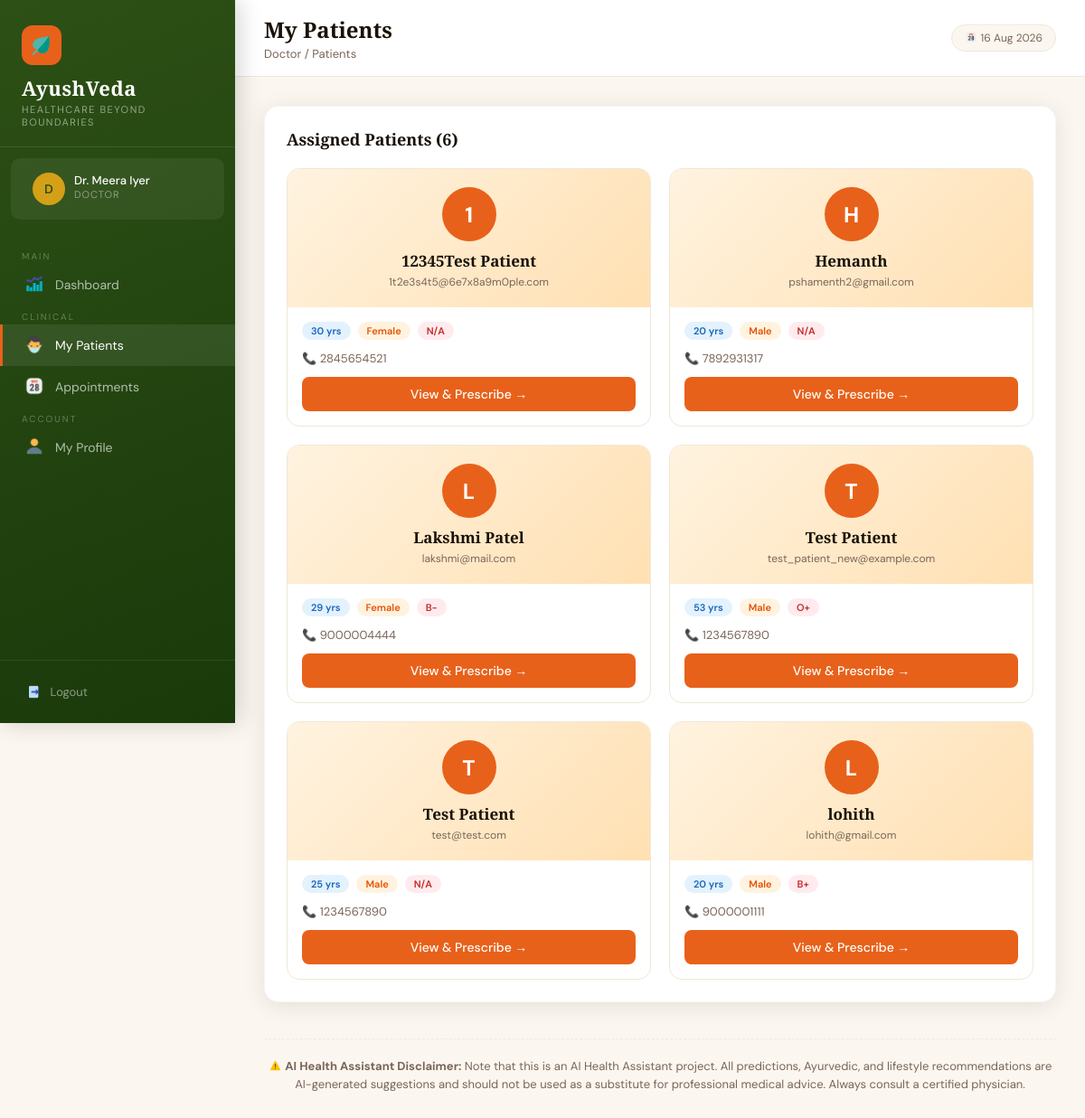
The app's page /doctor/patients (signed in) with its own data.
### tables this page shows
CREATE TABLE patients (
            id INTEGER PRIMARY KEY AUTOINCREMENT,
            name TEXT NOT NULL,
            email TEXT UNIQUE NOT NULL,
            password TEXT NOT NULL,
            phone TEXT,
            age INTEGER,
            gender TEXT,
            blood_group TEXT,
            address TEXT,
            doctor_id INTEGER,
            created_at TIMESTAMP DEFAULT CURRENT_TIMESTAMP, preexisting_conditions TEXT, allergies TEXT, triage_raw_text TEXT, triage_symptoms TEXT, latitude REAL, longitude REAL, location_updated_at TIMESTAMP, share_location INTEGER DEFAULT 0,
            FOREIGN KEY (doctor_id) REFERENCES doctors(id)
        );

### app.py (the view)
@app.route('/doctor/patients')
@login_required('doctor')
def doctor_patients():
    conn = get_db()
    patients = conn.execute("SELECT * FROM patients WHERE doctor_id=? ORDER BY name", (session['user_id'],)).fetchall()
    conn.close()
    return render_template('doctor/patients.html', patients=patients)

### app.py (called while the page is built)
@app.context_processor
def inject_now():
    return {'now': datetime.now().strftime('%d %b %Y')}

def get_db():
    conn = sqlite3.connect(DB_PATH)
    conn.row_factory = sqlite3.Row
    return conn

def login_required(role):
    def decorator(f):
        @wraps(f)
        def wrapper(*args, **kwargs):
            if session.get('role') != role:
                flash('Please login to continue.', 'error')
                return redirect(url_for(f'{role}_login'))
            return f(*args, **kwargs)
        return wrapper
    return decorator

### templates/doctor/patients.html (shortened to what this page needs)
{% extends 'base.html' %}
{% block page_title %}My Patients{% endblock %}
{% block breadcrumb %}Doctor / Patients{% endblock %}
{% block nav %}
<span class="nav-section-label">Main</span>
<a href="/doctor/dashboard" class="nav-link"><span class="icon"><img src="/static/images/dashboard_icon.png" style="height:1.2em;width:1.2em;vertical-align:-0.2em;"></span> Dashboard</a>
<span class="nav-section-label">Clinical</span>
<a href="/doctor/patients" class="nav-link active"><span class="icon"><img src="/static/images/patients_icon.png" style="height:1.2em;width:1.2em;vertical-align:-0.2em;"></span> My Patients</a>
<a href="/doctor/appointments" class="nav-link"><span class="icon"><img src="/static/images/appointments_icon.png" style="height:1.2em;width:1.2em;vertical-align:-0.2em;"></span> Appointments</a>
<span class="nav-section-label">Account</span>
<a href="/doctor/profile" class="nav-link"><span class="icon"><img src="/static/images/profile_icon.png" style="height:1.2em;width:1.2em;vertical-align:-0.2em;"></span> My Profile</a>
{% endblock %}
{% block content %}
<div class="card">
    <div class="card-header">
        <h3 class="card-title">Assigned Patients ({{ patients|length }})</h3>
    </div>
    {% if patients %}
    <div style="display:grid;grid-template-columns:repeat(auto-fill,minmax(280px,1fr));gap:20px">
        {% for p in patients %}
        <div style="border:1px solid #F0E8D8;border-radius:14px;overflow:hidden;transition:all 0.2s;background:#fff" onmouseover="this.style.transform='translateY(-3px)';this.style.boxShadow='0 8px 24px rgba(0,0,0,0.10)'" onmouseout="this.style.transform='none';this.style.boxShadow='none'">
            <div style="background:linear-gradient(135deg,#FFF3E0,#FFE0B2);padding:20px;text-align:center">
                <div style="width:60px;height:60px;background:#E8611A;border-radius:50%;display:flex;align-items:center;justify-content:center;font-size:24px;font-weight:700;color:#fff;margin:0 auto 10px">
                    {{ p.name[0].upper() }}
                </div>
                <h4 style="font-size:17px;color:#1A1208;margin-bottom:4px">{{ p.name }}</h4>
                <p style="font-size:12px;color:#7A6558">{{ p.email }}</p>
            </div>
            <div style="padding:16px">
                <div style="display:flex;gap:8px;margin-bottom:12px;flex-wrap:wrap">
                    <span class="badge badge-blue">{{ p.age or 'N/A' }} yrs</span>
                    <span class="badge badge-orange">{{ p.gender or 'N/A' }}</span>
                    <span class="badge badge-red">{{ p.blood_group or 'N/A' }}</span>
                </div>
                <div style="font-size:13px;color:#7A6558;margin-bottom:12px">📞 {{ p.phone or 'No phone' }}</div>
                <a href="/doctor/patients/{{ p.id }}" class="btn btn-primary" style="width:100%;justify-content:center">
                    View & Prescribe →
                </a>
            </div>
        </div>
        {% endfor %}
    </div>
    {% endif %}
</div>
{% endblock %}

### templates/base.html (style rules this page uses)
:root { --saffron: #E8611A; --saffron-light: #F4874B; --turmeric: #D4A017; --forest: #2D5016; --forest-mid: #4A7C22; --forest-light: #7AB648; --cream: #FBF7F0; --cream-dark: #F0E8D8; --earth: #6B4226; --earth-light: #9B6B42; --text-dark: #1A1208; --text-mid: #4A3728; --text-light: #7A6558; --white: #FFFFFF; --sidebar-w: 260px; --shadow: 0 4px 24px rgba(26, 18, 8, 0.10); --shadow-lg: 0 12px 48px rgba(26, 18, 8, 0.16); }
* { box-sizing: border-box; margin: 0; padding: 0; }
body { font-family: 'DM Sans', sans-serif; background: var(--cream); color: var(--text-dark); min-height: 100vh; }
h1, h2, h3, h4 { font-family: 'Cormorant Garamond', serif; }
.nav-section-label { color: rgba(255, 255, 255, 0.3); font-size: 10px; text-transform: uppercase; letter-spacing: 2px; padding: 12px 24px 6px; font-family: 'DM Sans', sans-serif; }
.nav-link { display: flex; align-items: center; gap: 12px; padding: 11px 24px; color: rgba(255, 255, 255, 0.65); text-decoration: none; font-size: 14px; transition: all 0.2s; border-left: 3px solid transparent; position: relative; }
.nav-link:hover, .nav-link.active { color: #fff; background: rgba(255, 255, 255, 0.08); border-left-color: var(--saffron); }
.nav-link .icon { font-size: 18px; width: 22px; text-align: center; }
.card { background: var(--white); border-radius: 16px; padding: 24px; box-shadow: var(--shadow); border: 1px solid rgba(0, 0, 0, 0.04); }
.card-header { display: flex; align-items: center; justify-content: space-between; margin-bottom: 20px; }
.card-title { font-size: 18px; color: var(--text-dark); font-weight: 600; }
.btn { display: inline-flex; align-items: center; gap: 8px; padding: 10px 20px; border-radius: 8px; font-size: 14px; font-weight: 500; cursor: pointer; text-decoration: none; border: none; transition: all 0.2s; font-family: 'DM Sans', sans-serif; }
.btn-primary { background: var(--saffron); color: #fff; }
.badge { display: inline-block; padding: 3px 10px; border-radius: 20px; font-size: 11px; font-weight: 600; }
.badge-orange { background: #FFF3E0; color: #E65100; }
.badge-blue { background: #E3F2FD; color: #1565C0; }
.badge-red { background: #FFEBEE; color: #C62828; }

### records on screen
patients: name "1", name "12345Test Patient", email "1t2e3s4t5@6e7x8a9m0ple.com", age "30", gender "Female", blood_group "N/A", phone "2845654521"
patients: name "H", name "Hemanth", email "pshamenth2@gmail.com", age "20", gender "Male", blood_group "N/A", phone "7892931317"
patients: name "L", name "Lakshmi Patel", email "lakshmi@mail.com", age "29", gender "Female", blood_group "B-", phone "9000004444"
patients: name "T", name "Test Patient", email "test_patient_new@example.com", age "53", gender "Male", blood_group "O+", phone "1234567890"
patients: name "T", name "Test Patient", email "test@test.com", age "25", gender "Male", blood_group "N/A", phone "1234567890"
patients: name "L", name "lohith", email "lohith@gmail.com", age "20", gender "Male", blood_group "B+", phone "9000001111"

### other values on screen
{{ session.user_name[0].upper() }} "D"
{{ session.user_name }} "Dr. Meera Iyer"
{{ session.role|capitalize }} "DOCTOR"
{{ patients|length }} "6"
